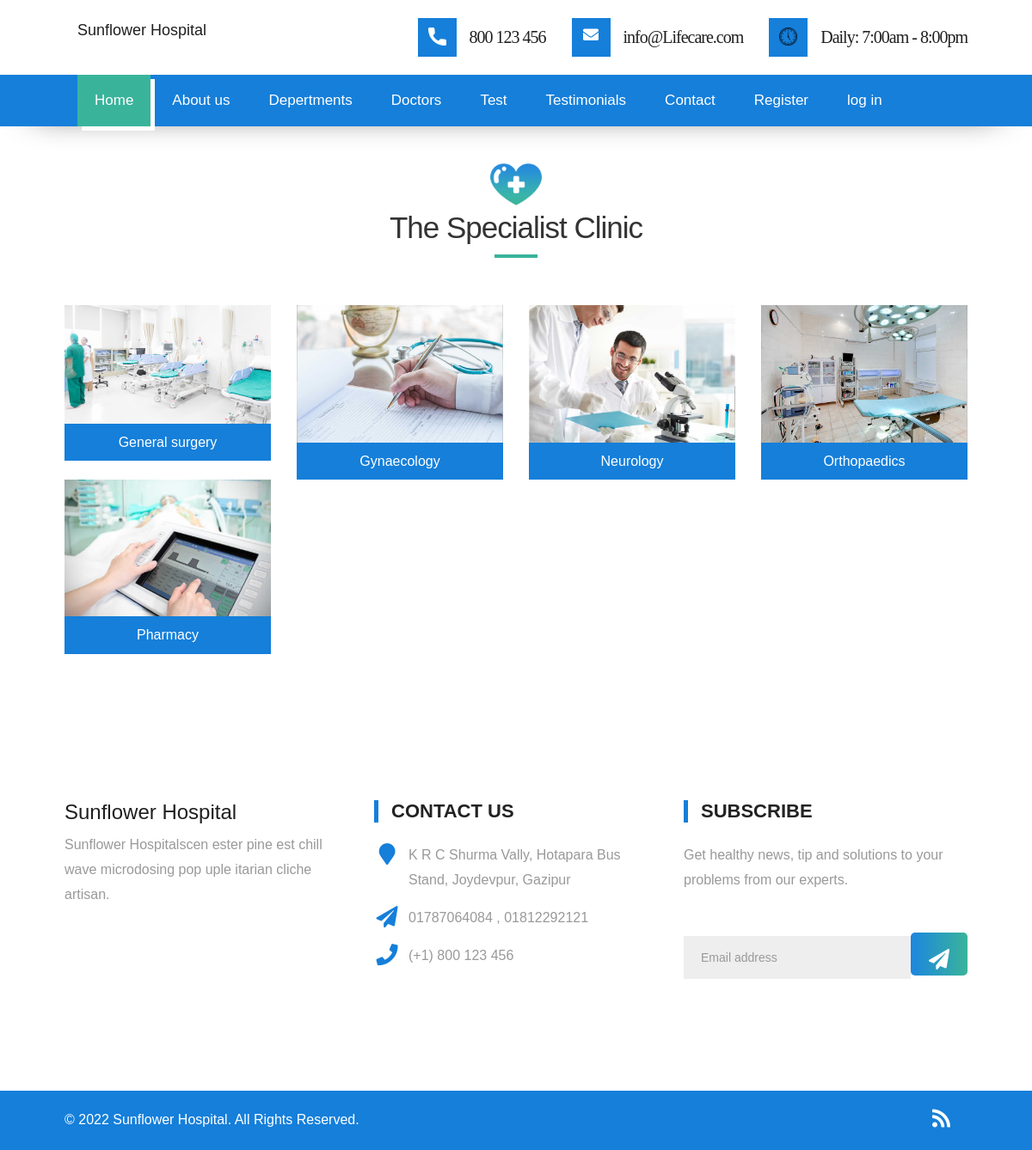
Page /department/ on the committed database.
### homeapp/models.py (models this page shows, shortened)
class Department(models.Model):
    name = models.CharField(max_length=200)
    image= models.ImageField(null=True,blank=True, default="avatar.svg")
    details=models.TextField()
    deptdoctor = models.ForeignKey(Doctor, on_delete=models.SET_NULL, null=True,related_name='doctor_name')

### homeapp/views.py (the view)
# urls.py: path('department/', views.department, name='departmentpage'),
def department(request):
    departments = Department.objects.all()
    return render(request,'homeapp/services.html',{'departments':departments})

### templates/homeapp/services.html
{% extends 'base.html' %}
{% load static %}
{% block content %}
{% include 'homeapp/navbar.html' %}
<div id="about" class="section wow fadeIn header-margin">
   <div class="container">
      <div class="heading">
         <span class="icon-logo"><img src="{% static 'images/icon-logo.png' %}" alt="#"></span>
         <h2>The Specialist Clinic</h2>
      </div>
<div class="row">
   {% for service in departments %}
   <div class="col-md-3 col-sm-6 col-xs-12">
      <a href="{% url 'homeapp:departmentdetails' service.pk %}" >
      <div class="service-widget">
         <div class="post-media wow fadeIn">
            <img src="{{service.image.url}}" alt="" class="img-responsive">
         </div>
         <h3>{{service.name}}</h3>
      </div>
   </a>
   </div>
   {% endfor %}
</div>
</div>
</div>
{% include 'homeapp/footer.html' %}
{% endblock %}

### templates/base.html (shortened to what this page needs)
{% load static %}
<!DOCTYPE html>
<html lang="en">
<link rel="stylesheet" href="https://pro.fontawesome.com/releases/v5.10.0/css/all.css"/>
   <link rel="stylesheet" href="{% static 'css/bootstrap.min.css' %}">
   <link rel="stylesheet" href="{% static 'css/style.css' %}">
   <link rel="stylesheet" href="{% static 'css/colors.css' %}">
   <link rel="stylesheet" href="{% static 'css/versions.css' %}">
   <link rel="stylesheet" href="{% static 'css/responsive.css' %}">
   <link rel="stylesheet" href="{% static 'css/custom.css' %}">
   <link rel="stylesheet" href="{% static 'css/modal.css' %}">
   <link rel="stylesheet" href="{% static 'css/detail.css' %}">
   <link href="{% static 'css/datepicker.css' %}" rel="stylesheet">
   </head>
   <body class="clinic_version">
    {% block content %}
    {% endblock %}
</body>
</html>

### templates/homeapp/navbar.html (shortened to what this page needs)
{% extends 'base.html' %}
{% load static %}
{% block content %}
<header>
   <div class="header-top wow fadeIn">
      <div class="container">
            <h1 class="navbar-brand" >Sunflower Hospital</h1>
         <div class="right-header">
            <div class="header-info">
               <div class="info-inner">
                  <span class="icontop"><img src="{% static 'images/phone-icon.png' %}" alt="#"></span>
                  <span class="iconcont"><a href="tel:800 123 456">800 123 456</a></span>
               </div>
               <div class="info-inner">
                  <span class="icontop"><i class="fa fa-envelope" aria-hidden="true"></i></span>
                  <span class="iconcont"><a data-scroll href="mailto:info@yoursite.com">info@Lifecare.com</a></span>
               </div>
               <div class="info-inner">
                  <span class="icontop"><img src="{% static 'images/clock.png' %}" alt="#"></span>
                  <span class="iconcont"><a data-scroll href="#">Daily: 7:00am - 8:00pm</a></span>
               </div>
            </div>
         </div>
      </div>
   </div>
   <div class="header-bottom wow fadeIn">
      <div class="container">
         <nav class="main-menu">
            <div id="navbar" class="navbar-collapse collapse">
               <ul class="nav navbar-nav">
                  <li><a class="active" href="{% url 'homeapp:homepage' %}">Home</a></li>
                  <li><a data-scroll href="{% url 'homeapp:aboutpage' %}">About us</a></li>
                  <li><a data-scroll href="{% url 'homeapp:departmentpage' %}">Depertments</a></li>
                  <li><a data-scroll href="{% url 'homeapp:doctorpage' %}">Doctors</a></li>
                  <li><a data-scroll href="{% url 'homeapp:test_price_list' %}">Test</a></li>
            <li><a data-scroll href="{% url 'homeapp:reviewpage' %}">Testimonials</a></li>
                  <li><a data-scroll href="{% url 'contactapp:contactpage' %}">Contact</a></li>
                  {% if request.user.is_authenticated  %}
                  <li><a data-scroll href="{% url 'accounts:logout' %}">Log out</a></li>
                  <li><a data-scroll href="{% url 'accounts:account' %}">Account</a></li>
                  {% else %}
                  <li><a data-scroll href="{% url 'accounts:signup' %}">Register</a></li>
                  <li><a data-scroll href="{% url 'accounts:login' %}">log in</a></li>
                  {% endif %}
               </ul>
            </div>
         </nav>
      </div>
   </div>
</header>
{% endblock %}

### templates/homeapp/footer.html (shortened to what this page needs)
{% extends 'base.html' %}
{% load static %}
{% block content %}
<footer id="footer" class="footer-area wow fadeIn">
    <div class="container">
       <div class="row">
          <div class="col-md-4">
             <div class="logo padding">
                <h1>Sunflower Hospital</h1>
                <p>Sunflower Hospitalscen ester pine est chill wave microdosing pop uple itarian cliche artisan.</p>
             </div>
          </div>
          <div class="col-md-4">
             <div class="footer-info padding">
                <h3>CONTACT US</h3>
                <p><i class="fa fa-map-marker" aria-hidden="true"></i> K R C Shurma Vally, Hotapara Bus Stand, Joydevpur, Gazipur</p>
                <p><i class="fa fa-paper-plane" aria-hidden="true"></i> 01787064084 , 01812292121</p>
                <p><i class="fa fa-phone" aria-hidden="true"></i> (+1) 800 123 456</p>
             </div>
          </div>
          <div class="col-md-4">
             <div class="subcriber-info">
                <h3>SUBSCRIBE</h3>
                <p>Get healthy news, tip and solutions to your problems from our experts.</p>
                <div class="subcriber-box">
                   <form id="mc-form" class="mc-form">
                      <div class="newsletter-form">
                         <input type="email" autocomplete="off" id="mc-email" placeholder="Email address" class="form-control" name="EMAIL">
                         <button class="mc-submit" type="submit"><i class="fa fa-paper-plane"></i></button>
                      </div>
                   </form>
                </div>
             </div>
          </div>
       </div>
    </div>
 </footer>
 <div class="copyright-area wow fadeIn">
    <div class="container">
       <div class="row">
          <div class="col-md-8">
             <div class="footer-text">
                <p>© 2022 Sunflower Hospital. All Rights Reserved.</p>
             </div>
          </div>
          <div class="col-md-4">
             <div class="social">
                <ul class="social-links">
                   <li><a href=""><i class="fa fa-rss"></i></a></li>
                   <li><a href=""><i class="fa fa-facebook"></i></a></li>
                   <li><a href=""><i class="fa fa-twitter"></i></a></li>
                   <li><a href=""><i class="fa fa-google-plus"></i></a></li>
                   <li><a href=""><i class="fa fa-youtube"></i></a></li>
                   <li><a href=""><i class="fa fa-pinterest"></i></a></li>
                </ul>
             </div>
          </div>
       </div>
    </div>
 </div>
{% endblock %}

### static/css/style.css (style rules this page uses)
body { color: #999; font-size: 15px; font-family: 'Source Sans Pro', sans-serif; line-height: 1.80857; }
a { color: #1f1f1f; text-decoration: none !important; outline: none !important; -webkit-transition: all .3s ease-in-out; -moz-transition: all .3s ease-in-out; -ms-transition: all .3s ease-in-out; -o-transition: all .3s ease-in-out; transition: all .3s ease-in-out; }
h1, h2, h3, h4, h5, h6 { letter-spacing: 0; font-weight: normal; position: relative; padding: 0 0 10px 0; font-weight: normal; line-height: 120% !important; color: #1f1f1f; margin: 0 }
h1 { font-size: 24px }
h2 { font-size: 22px }
h3 { font-size: 18px }
a { color: #1f1f1f; text-decoration: none; outline: none; }
a, .btn { text-decoration: none !important; outline: none !important; -webkit-transition: all .3s ease-in-out; -moz-transition: all .3s ease-in-out; -ms-transition: all .3s ease-in-out; -o-transition: all .3s ease-in-out; transition: all .3s ease-in-out; }
.navbar-nav li { position: relative; }
.section { display: block; position: relative; overflow: hidden; padding: 120px 0; }
.service-widget h3 { font-size: 21px; color: #ffffff; padding: 20px 0 12px; margin: 0; }
.post-media { position: relative; }
.post-media img { width: 100%; }
.form-control { font-size: 1em; color: #000; background-color: transparent; border-radius: 0; border-color: #000; padding: 0.8em; border: 1px solid rgba(0, 0, 0, 0.22); box-shadow: 0px 2px 8px 0px rgba(0, 0, 0, 0.17); }
.header-margin { margin-top: 80px; }
body { margin-top:20px; }

### static/css/versions.css (style rules this page uses)
body.clinic_version { font-family: 'Roboto', sans-serif; }
body.clinic_version .section { padding: 90px 0; }

### static/css/responsive.css (style rules this page uses)
@media (max-width: 1200px) { .container { width: 90%; } }

### static/css/modal.css (style rules this page uses)
form { max-width:420px; margin:50px auto; }
[type="submit"] { font-family: 'Montserrat', Arial, Helvetica, sans-serif; width: 100%; background:#CC6666; border-radius:5px; border:0; cursor:pointer; color:white; font-size:24px; padding-top:10px; padding-bottom:10px; transition: all 0.3s; margin-top:-4px; font-weight:700; }

### static/css/detail.css (style rules this page uses)
img { max-width: 100%; }
img { vertical-align: middle; border-style: none; }

### rows in the picture
Department: image (picture), name "General surgery"
Department: image (picture), name "Gynaecology"
Department: image (picture), name "Neurology"
Department: image (picture), name "Orthopaedics"
Department: image (picture), name "Pharmacy"
